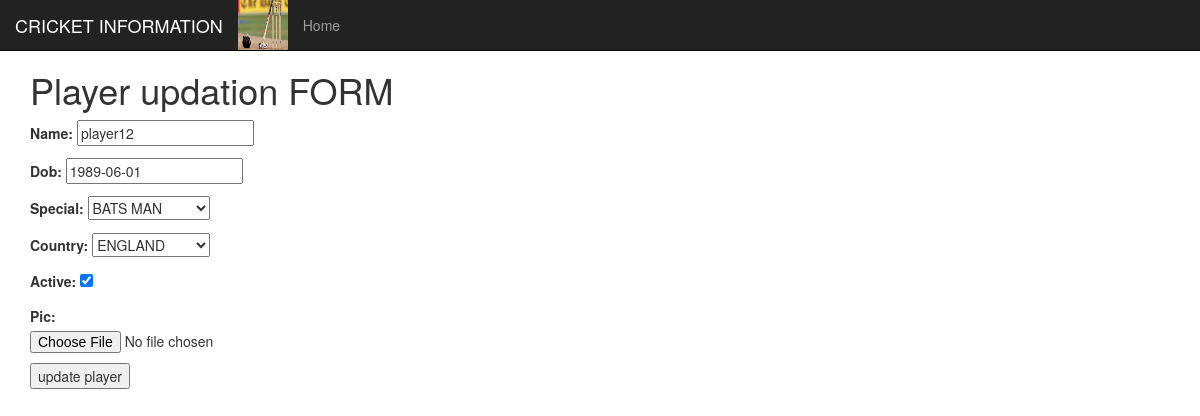
/update_player/1, run on an earlier commit of the app's database.
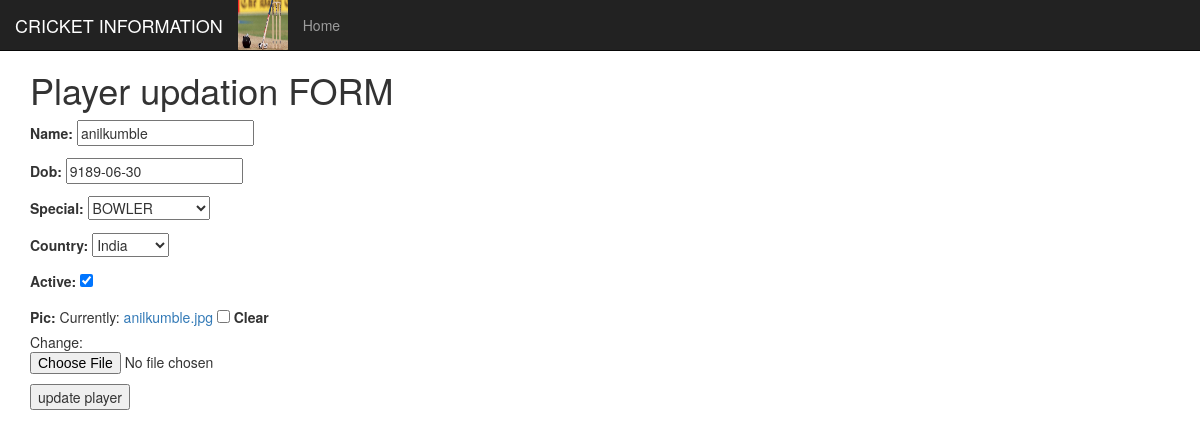
And on a later commit of the database.
### info/models.py (models this page shows, shortened)
class abst(models.Model): # abstract model
	name=models.CharField(max_length=250)
	class Meta:
		abstract=True

class Player(abst):
	specials = [("bm","BATS MAN"),("bl","BOWLER"),("kr","KEEPER"),("ar","ALL ROUNDER")]
	dob = models.DateField(validators=[dob_validate])
	special = models.CharField(choices=specials, max_length=3,)
	country = models.ForeignKey(Country,on_delete=models.PROTECT)
	active = models.BooleanField(default=True)
	pic = models.ImageField(blank=True, null=True)

class Country(abst):
	flag=models.ImageField(blank=True, null=True)
	shortname = models.CharField(max_length=256, unique=True)
	description=models.TextField(max_length=555,default="about your country")
	def __str__(self):
		return self.name

### info/views.py (the view, shortened to what this page needs)
# urls.py: re_path("update_player/(?P<pk>[0-9]+)",update_player_view),# update_country_view(reobj,pk=23)
def update_player_view(request,pk):
	player = Player.objects.filter(id=pk)
	msg=""
	if player:
		player = player[0]
		form = PlayerForm(instance=player)
	else:
		msg="player not found"
	return render(request,"info/update_player.html",{"form":form,"message":msg})

### info/forms.py (shortened to what this page needs)
class PlayerForm(forms.ModelForm):
	class Meta:
		model = Player
		fields = "__all__" #["name","dob"]

### info/templates/info/update_player.html (shortened to what this page needs)
{% extends 'info/home.html'%}
{% block container%}
	<h1>Player updation FORM</h1>
	<form method="post" enctype="multipart/form-data">
			{{ form.as_p}}
		<input type="submit" name="" value="update player">
	</form>
{% endblock %}

### info/templates/info/home.html (shortened to what this page needs)
<!DOCTYPE html>
<html lang="en">
<head>
  <link rel="stylesheet" href="https://maxcdn.bootstrapcdn.com/bootstrap/3.4.0/css/bootstrap.min.css">
  <link rel="stylesheet" type="text/css" href="//cdn.datatables.net/1.10.19/css/jquery.dataTables.min.css">
</head>
<body style="height:1500px">
<nav class="navbar navbar-inverse navbar-fixed-top">
  <div class="container-fluid">
    <div class="navbar-header">
      <a class="navbar-brand" href="#">CRICKET INFORMATION</a>
      <img src="/static/info/images/logo.jpeg" width="50px" height="50px">
    </div>
    <ul class="nav navbar-nav">
      <li><a href="/">Home</a></li>
    </ul>
  </div>
</nav>
<div class="container" style="margin-top:50px">
  {% block container%}{% endblock %}
</div>
</body>
</html>

What changed in the data, as far as the page shows it:
changed Player: name "player12" → "anilkumble"
Also different on the page:
form field dob: "1989-06-01" → "9189-06-30"
form field special: "BATS MAN" → "BOWLER"
form field country: "ENGLAND" → "India"
form field as_p: (not shown) → "☐"
text no longer shown: "Name: Dob: Special: Country: Active: Pic:"
text now shown: "Name: Dob: Special: Country: Active: Pic: Currently: anilkumble.jpg Clear Change:"
